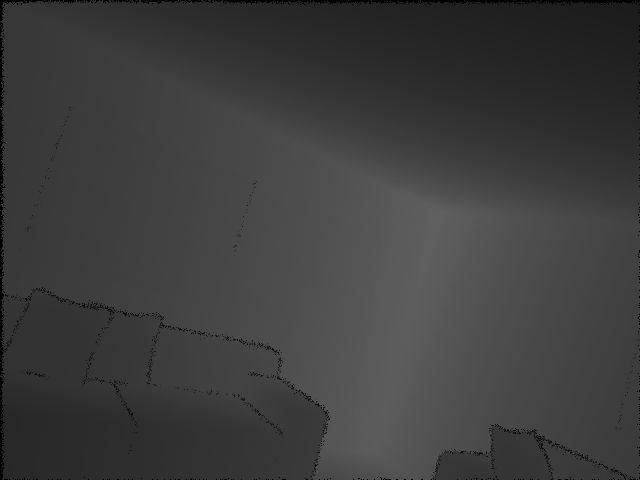
#> input picture samples/icl/noisy/100.png, 640 x 480 px, given in place of 1.png, which was not available
$ python icp_variants.py
#> lines starting #> are read from the running program, lines starting #| are printed output that depends on the picture
### src/data.py
"""
Read-only dataset access.

Depth convention in all of src/: float32 metres, NaN = no measurement.
On disk both datasets store uint16 PNGs where value / 5000 = metres and 0 = missing.

Datasets
--------
- ICL-NUIM living room kt0 (synthetic):
    lr_kt0_noisy/depth/<i>.png       filter input
    lr_kt0_noisefree/depth/<i>.png   ground truth (same camera, same frame index i)
- TUM fr3 long_office_household (real Asus Xtion, a Kinect-type sensor): no ground-truth depth exists.

Contents
--------
    png_to_m        uint16 PNG values -> metres with NaN for missing
    valid           mask of measured pixels
    icl_noisy       ICL input frame i
    icl_gt          ICL ground-truth frame i
    tum_depth       TUM depth frame i (in depth.txt order)
    tum_n_frames    number of TUM depth frames
    gate            treat depth below a minimum as missing
"""
import os

import cv2
import numpy as np


# ---------------------------------------------------------------------------
# Paths and constants
# ---------------------------------------------------------------------------

ROOT = os.path.dirname(os.path.dirname(os.path.abspath(__file__)))
OUTPUTS = os.path.join(ROOT, "cache")   # restored frames (regenerable)
DATA_ROOT = os.environ.get("KINECT_DATA") or os.path.join(ROOT, "datasets")   # folder holding "ICL NUIM" and "RGB TUM" (default: datasets/)

ICL_NOISY = os.path.join(DATA_ROOT, "ICL NUIM", "lr_kt0_noisy", "depth")
ICL_CLEAN = os.path.join(DATA_ROOT, "ICL NUIM", "lr_kt0_noisefree", "depth")
TUM_DIR = os.environ.get("TUM_DIR") or os.path.join(DATA_ROOT, "RGB TUM", "rgbd_dataset_freiburg3_long_office_household")

DEPTH_SCALE = 5000.0  # PNG value per metre
ICL_N_FRAMES = 1509


# ---------------------------------------------------------------------------
# Conversion
# ---------------------------------------------------------------------------

def png_to_m(u16):
    """uint16 PNG values -> float32 metres; 0 becomes NaN."""
    d = u16.astype(np.float32) / np.float32(DEPTH_SCALE)
    d[u16 == 0] = np.nan
    return d


def valid(depth):
    """True where a depth value exists (finite and > 0)."""
    return np.isfinite(depth) & (depth > 0)


def _read(path):
    im = cv2.imread(path, cv2.IMREAD_UNCHANGED)

    if im is None or im.dtype != np.uint16:
        raise IOError(f"cannot read 16-bit depth PNG: {path}")

    return im


# ---------------------------------------------------------------------------
# ICL-NUIM
# ---------------------------------------------------------------------------

def icl_noisy(i):
    return png_to_m(_read(os.path.join(ICL_NOISY, f"{i}.png")))


def icl_gt(i):
    return png_to_m(_read(os.path.join(ICL_CLEAN, f"{i}.png")))


# ---------------------------------------------------------------------------
# TUM
# ---------------------------------------------------------------------------

_TUM = None  # cached list of depth file names, filled on first use


# [19 lines left out: functions _tum_list, tum_depth, not called in this run]


def tum_n_frames():
    return len(_tum_list())


# ---------------------------------------------------------------------------
# Input conditioning
# ---------------------------------------------------------------------------

# [11 lines left out: function gate, not called in this run]

### src/clean.py
"""
Depth cleaning in 3 simple steps (the default pipeline, same result as pipeline.restore()).

    noisy depth -> 1. gate -> 2. median filter -> 3. fill holes -> clean depth

Depth is a float32 image in metres. NaN means "no measurement" (a hole).
"""
import cv2
import numpy as np
from numpy.lib.stride_tricks import sliding_window_view
from scipy import ndimage


def has_value(depth):
    return np.isfinite(depth) & (depth > 0)


def gate(depth, min_m=0.4):
    """Step 1: a Kinect cannot measure closer than 0.4 m, so anything closer is wrong -> make it a hole."""
    out = depth.copy()
    out[depth < min_m] = np.nan
    return out


# [47 lines left out: functions median_filter, fill_holes, not called in this run]


def clean(depth):
    """Run all 3 steps."""
    return fill_holes(median_filter(gate(depth)))

### src/icl_compare.py
r"""
The paper pipeline against median filtering on ICL-NUIM living room kt0 (noisy input, known true depth and path).

    noisy depth frames -> each method -> 1. depth error against the noise-free depth
                                      -> 2. ICP between neighbouring frames -> camera path -> error against the true path

Methods:
    gate only                      the input (closer than 0.4 m = hole)
    median 9x9                     clean.median_filter after the gate: holes stay holes
    median 9x9 + fill              clean.clean: median, then inpainting
    paper (center=paper)           paper_pipeline.restore, Eq. (7) as written (i = 0 term = padded spatial mean)
    paper (center=exclude)         ... i = 0 skipped (pipeline_paper_kt.py)
    paper (center=nonlocal)        ... i = 0 searched at non-zero shifts only (pipeline_v2.py)

Tracker: depth-only ICP on the point clouds, coarse to fine (point-to-plane by default; other variants in
icp_variants.py), so the camera path shows the depth quality.

Path errors: ATE = RMS distance between estimated and true camera positions after the best rigid alignment (cm);
RPE = RMS error of the motion between consecutive tracked frames (mm and degrees).

Run:  .venv\Scripts\python.exe src\icl_compare.py --start 1 --frames 300 --step 2 --jobs 10
Restored frames are cached in cache/icl_compare/frames/ (rerun with --redo to recompute them).
Writes src/results/icl_compare.txt, icl_camera_paths_<tracker>.png, icl_paths_<tracker>.npz (the paths),
icl_paths_<tracker>_zoom.png (zoomed views + error per frame) and icl_depth_example.png.
"""
import argparse
import os
import time
from multiprocessing import Pool

import cv2
import matplotlib
matplotlib.use("Agg")
import matplotlib.pyplot as plt
import numpy as np
import open3d as o3d
from scipy.spatial.transform import Rotation

import data as D
import paper_pipeline as P
from clean import clean, gate, has_value, median_filter
from plot_paths import save_paths, zoom_figure

RESULTS = os.path.join(os.path.dirname(os.path.abspath(__file__)), "results")
CACHE = os.path.join(D.OUTPUTS, "icl_compare", "frames")
GT_PATH = os.path.join(D.DATA_ROOT, "ICL NUIM", "gt", "livingRoom0.gt.freiburg")
CAMERA = o3d.camera.PinholeCameraIntrinsic(640, 480, 481.20, 480.00, 319.50, 239.50)   # ICL-NUIM

METHODS = {   # name -> (kind, setting)
    "gate only": ("single", gate),
    "median 9x9": ("single", lambda d: median_filter(gate(d))),
    "median 9x9 + fill": ("single", clean),
    "paper (center=paper)": ("paper", "paper"),
    "paper (center=exclude)": ("paper", "exclude"),
    "paper (center=nonlocal)": ("paper", "nonlocal"),
}


# ---------------------------------------------------------------------------
# Restoring frames (cached as 16-bit PNGs, value / 5000 = m)
# ---------------------------------------------------------------------------

def _slug(name):
    return "".join(c if c.isalnum() else "_" for c in name).strip("_")


def _cache_path(name, i):
    return os.path.join(CACHE, _slug(name), f"{i}.png")


# [14 lines left out: function _restore_one, not called in this run]


def restored(name, i):
    return D.png_to_m(cv2.imread(_cache_path(name, i), cv2.IMREAD_UNCHANGED))


# ---------------------------------------------------------------------------
# 1. Depth error against the true depth
# ---------------------------------------------------------------------------

# [50 lines left out: functions depth_scores, true_poses, _cloud, not called in this run]


ICP_VARIANTS = {   # name -> what ICP minimises (all use depth only)
    "point": "point-to-point (SVD of the matched pairs)",
    "plane": "point-to-plane (distance along the target normal)",
    "plane-tukey": "point-to-plane with a Tukey robust loss (large residuals get zero weight)",
    "gicp": "generalized ICP (plane-to-plane, uses a covariance per point)",
}


# [174 lines left out: functions _estimator, track_depth, align_positions, path_errors, save_paths_figure, save_depth_figure and 1 more, not called in this run]


# [2 lines that do not run on import are left out]

### src/icp_variants.py
r"""
Which ICP variant tracks best on cleaned depth? (depth only, no colour)

    raw depth -> cleaner (none / median / paper) -> cleaned depth -> ICP variant -> camera path vs. true path

Variants (icl_compare.ICP_VARIANTS): point-to-point, point-to-plane, point-to-plane with a Tukey robust loss, generalized ICP.
All use the same frame-to-frame, coarse-to-fine setup (voxels 4/2/1 cm, matching distance 10/5/2 cm, 30 iterations).

Run:  python src/icp_variants.py --dataset both --frames 300 --step 2 --jobs 4
Restored frames are cached in cache/icp_variants/ (ICL) and cache/tum_compare/frames/ (TUM); --redo recomputes them.
Writes src/results/icp_variants.txt. ICL frames 0-300 are enough: the paper's window is cut at frame 300.
"""
import argparse
import os
import time
from multiprocessing import Pool

import cv2
import numpy as np

import data as D
import icl_compare as C
import paper_pipeline as P
import tum_compare as T
from tum_poses import true_poses as tum_true_poses

ICL_FRAMES = 301                      # frames 0-300 exist on every machine (the Kaggle dataset has no more)
METHODS = ["gate only", "median 9x9", "paper (center=paper)"]
ICL_CACHE = os.path.join(D.OUTPUTS, "icp_variants", "icl")


def _icl_path(name, i):
    return os.path.join(ICL_CACHE, C._slug(name), f"{i}.png")


def _restore_icl(job):
    name, i, redo = job
    path = _icl_path(name, i)
    if os.path.exists(path) and not redo:
        return
    kind, setting = C.METHODS[name]
    if kind == "single":
        out = setting(D.icl_noisy(i))
    else:
        lo, hi = P.window(ICL_FRAMES, i)
        out = P.restore([D.icl_noisy(j) for j in range(lo, hi)], i - lo, center=setting)["restored"]
    os.makedirs(os.path.dirname(path), exist_ok=True)
    cv2.imwrite(path, np.round(np.nan_to_num(out) * D.DEPTH_SCALE).clip(0, 65535).astype(np.uint16))


def _load(dataset, name, i):
    if name == "true depth":
        return D.icl_gt(i)
    if dataset == "icl":
        return D.png_to_m(cv2.imread(_icl_path(name, i), cv2.IMREAD_UNCHANGED))
    return T.restored(name, i)


def _track(job):
    dataset, name, variant, tracked = job
    depths = [_load(dataset, name, i) for i in tracked]
    camera = C.CAMERA if dataset == "icl" else T.CAMERA
    t0 = time.time()
    est = C.track_depth(depths, camera, icp=variant)
    truth = C.true_poses(tracked) if dataset == "icl" else tum_true_poses(tracked)
    if not np.isfinite(np.array(est)).all():            # the tracker diverged (seen with gicp on noisy depth)
        print(f"  {dataset} | {name:22s} | {variant:11s} | diverged (non-finite poses)", flush=True)
        return dataset, name, variant, float("nan"), float("nan"), float("nan")
    r = C.path_errors(est, truth)
    print(f"  {dataset} | {name:22s} | {variant:11s} | ATE {r['ate_cm']:6.2f} cm | RPE {r['rpe_mm']:6.2f} mm "
          f"({time.time() - t0:.0f} s)", flush=True)
    return dataset, name, variant, r["ate_cm"], r["rpe_mm"], r["rpe_deg"]


def main():
    ap = argparse.ArgumentParser(description="ICP variants on cleaned depth (ICL and/or TUM)")
    ap.add_argument("--dataset", default="both", choices=("icl", "tum", "both"))
    ap.add_argument("--start", type=int, default=0)
    ap.add_argument("--frames", type=int, default=300)
    ap.add_argument("--step", type=int, default=2)
    ap.add_argument("--variants", nargs="*", default=list(C.ICP_VARIANTS))
    ap.add_argument("--jobs", type=int, default=max(1, (os.cpu_count() or 2)))
    ap.add_argument("--redo", action="store_true")
    args = ap.parse_args()

    datasets = ["icl", "tum"] if args.dataset == "both" else [args.dataset]
    tracked = {}
    t0 = time.time()
    with Pool(args.jobs) as pool:
        for ds in datasets:
            if ds == "icl":
                frames = list(range(max(args.start, 1), min(args.start + args.frames, ICL_FRAMES)))
                tracked[ds] = frames[::args.step]
                jobs = [(m, i, args.redo) for m in METHODS for i in tracked[ds]]
                fn = _restore_icl
            else:
                n = D.tum_n_frames()
                frames = list(range(args.start, min(args.start + args.frames, n)))
                tracked[ds] = frames[::args.step]
                jobs = [(m, i, n, args.redo) for m in METHODS for i in tracked[ds]]
                fn = T._restore_one
            for k, _ in enumerate(pool.imap_unordered(fn, jobs, chunksize=1), 1):
                if k % 50 == 0 or k == len(jobs):
                    print(f"{ds}: restored {k}/{len(jobs)} ({time.time() - t0:.0f} s)", flush=True)
#> this loop made 1 pass
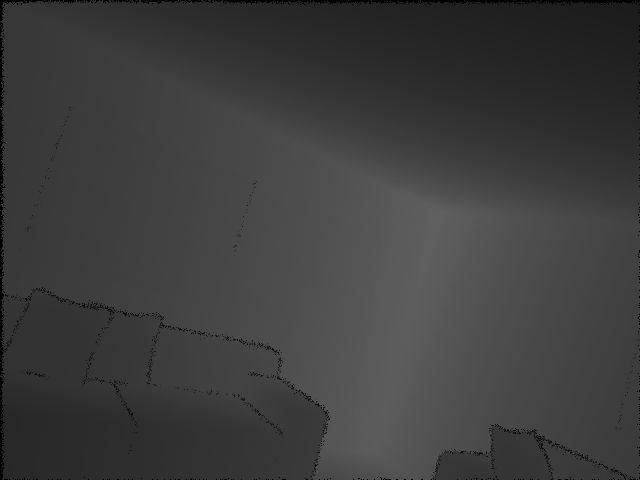
#> input picture samples/icl/noisy/100.png, 640 x 480 px, given in place of 1.png, which was not available
#> pass 1, in png_to_m, `d = u16.astype(np.float32) / np.float32(DEPTH_SCALE)`:
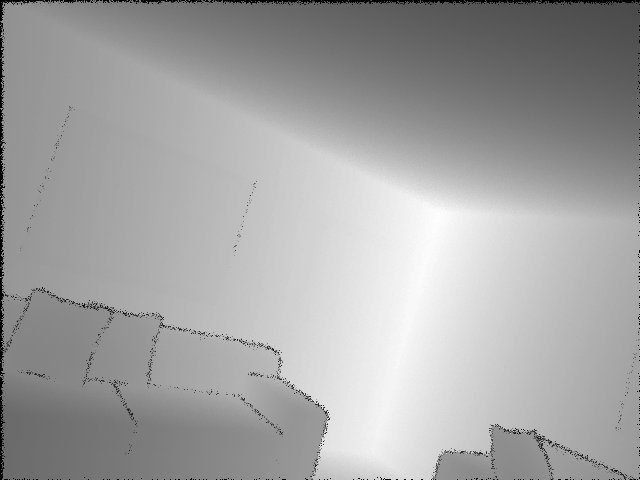
#> d: shape (480, 640) float32; min 0, max 4.95, mean 3.18; drawn with min black and max white
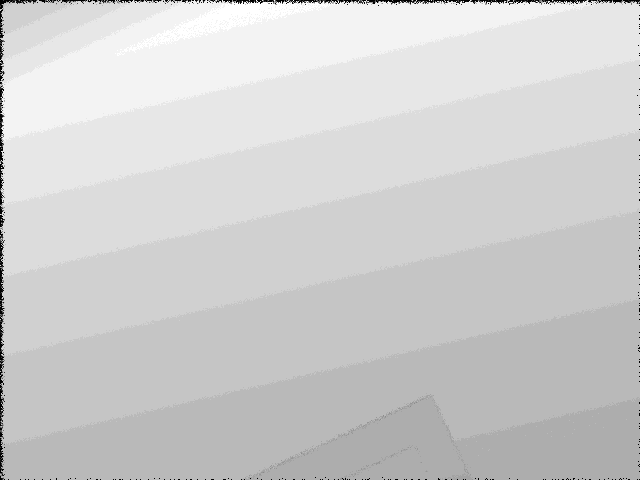
#> input picture samples/icl/noisy/1000.png, 640 x 480 px, given in place of 3.png, which was not available

        jobs = [(ds, m, v, tracked[ds]) for ds in datasets
                for m in (["true depth"] if ds == "icl" else []) + METHODS for v in args.variants]
        results = pool.map(_track, jobs, chunksize=1)

    lines = []
    for ds in datasets:
        title = ("ICL-NUIM living room kt0" if ds == "icl" else "TUM RGB-D fr3 long_office_household")
        lines += [f"{title}, {len(tracked[ds])} tracked frames (every {args.step}-th); ATE (cm) / RPE (mm)", "",
                  f"{'depth used':24s}" + "".join(f"{v:>18s}" for v in args.variants)]
        for m in (["true depth"] if ds == "icl" else []) + METHODS:
            row = {r[2]: r for r in results if r[0] == ds and r[1] == m}
            lines.append(f"{m:24s}" + "".join(f"{row[v][3]:10.2f} /{row[v][4]:6.2f}" for v in args.variants))
        lines.append("")
    lines += ["Variants:"] + [f"  {k}: {v}" for k, v in C.ICP_VARIANTS.items() if k in args.variants]
    text = "\n".join(lines) + "\n"
    print(text)
    os.makedirs(C.RESULTS, exist_ok=True)
    open(os.path.join(C.RESULTS, "icp_variants.txt"), "w").write(text)


if __name__ == "__main__":
#> (the run stopped early here; a loop or call above may not have finished)
